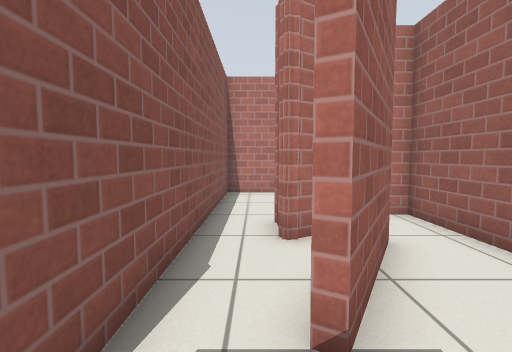
view 1 (above)

13 first-person views from a walk through a Gazebo world. The camera is 0.79 m above the floor, tilts 4° down and sees 85° across. The floor is counted in squares, 0.5 m on a side. Each view is taken from the middle of a square. On the plan, view 1 faces up. The plan holds only what a view shows up to about 14 squares ahead; the rest is blank. Gazebo's built-in surfaces are drawn with simple patterns.

view 2
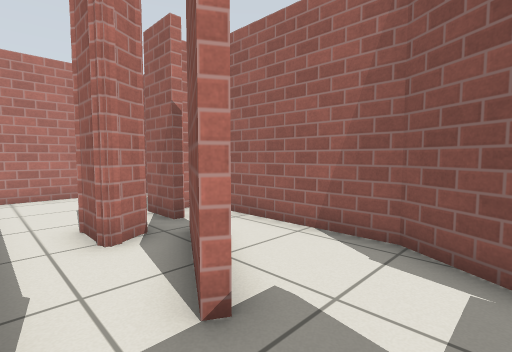

view 3
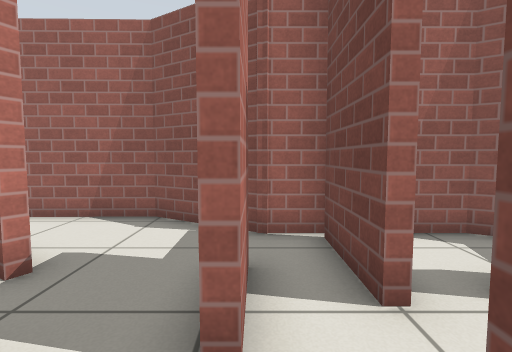

view 4
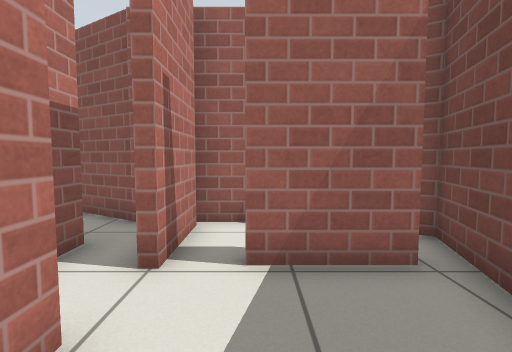

view 5
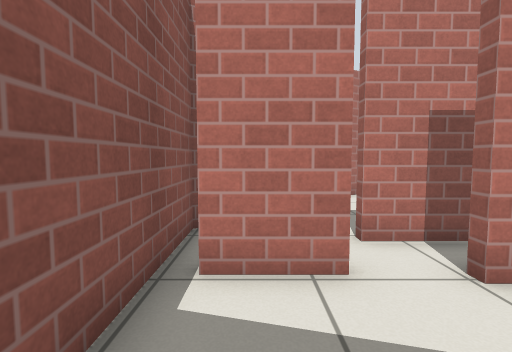

view 6
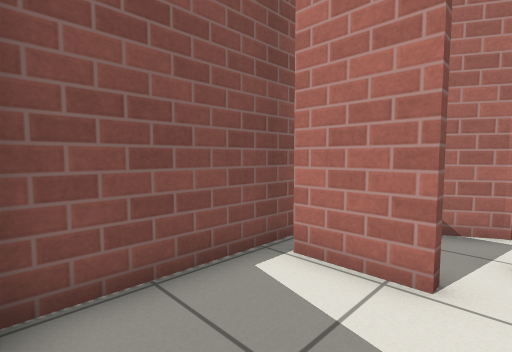

view 7
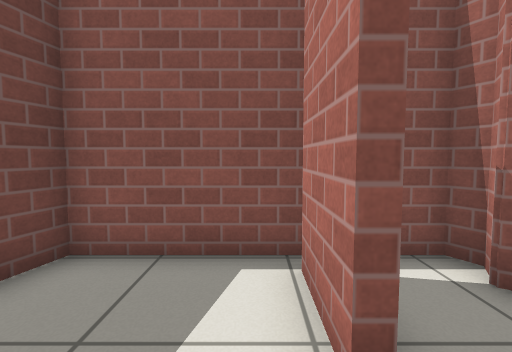

view 8
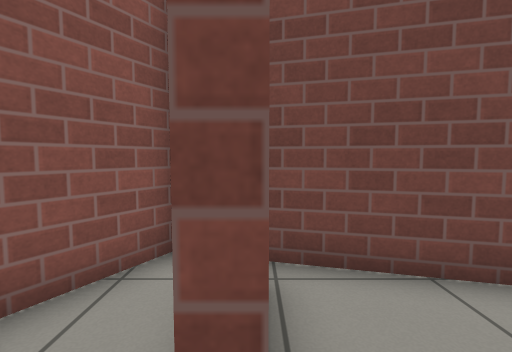

view 9
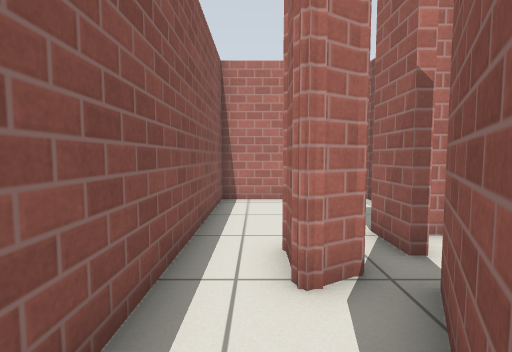

view 10
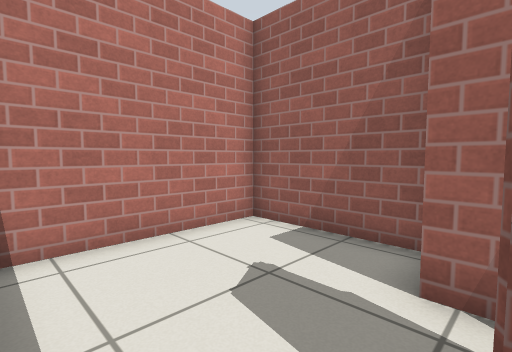

view 11
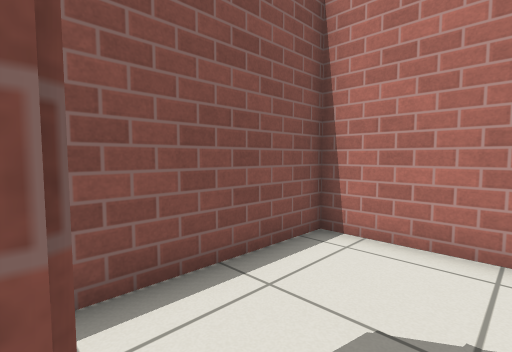

view 12
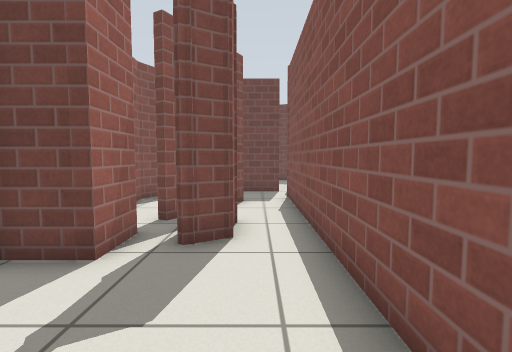

view 13
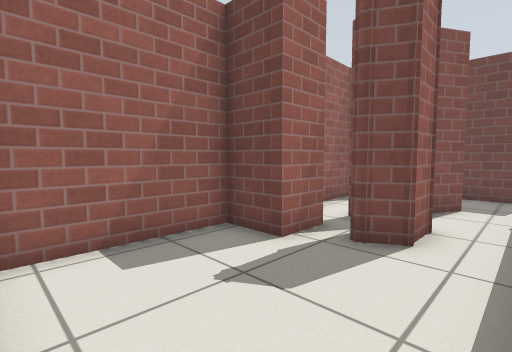

### Floor plan
Key: @ floor where view 1 was taken; # wall or solid block; . floor; T thing the floor can be seen under or through.
Columns run from 5 left of view 1 to 5 right of it. Each row starts with its distance up from view 1.
 13    #######
 12    #.....#
 11    #.....#
 10    #.....#
  9    #.....#
  8    #....##
  7    #..#.##
  6    #..#..##
  5    #..##..#
  4    #...#..#
  3    #..##..#
  2    #......#
  1 ####.....##
  0 #.#..@...#
 -1 #...TTT.##
 -2 #.TT.TTT#
 -3 #.......#
 -4 #....#..#
 -5 #....#..#
 -6 ##...#..#
 -7  #####.##
 -8      ###

Where each view was taken, in squares from view 1:
view 1: 0 up, 0 right, facing up
view 2: 0 up, 1 left, facing up-right
view 3: 1 down, 3 left, facing right
view 4: 4 down, 4 left, facing right
view 5: 6 down, 3 left, facing up
view 6: 6 down, 1 left, facing up-left
view 7: 3 down, 0 right, facing left
view 8: 3 down, 0 right, facing down
view 9: 2 up, 0 right, facing up
view 10: 7 up, 1 left, facing up-right
view 11: 7 up, 2 right, facing up-left
view 12: 12 up, 0 right, facing down
view 13: 12 up, 1 left, facing down-right
